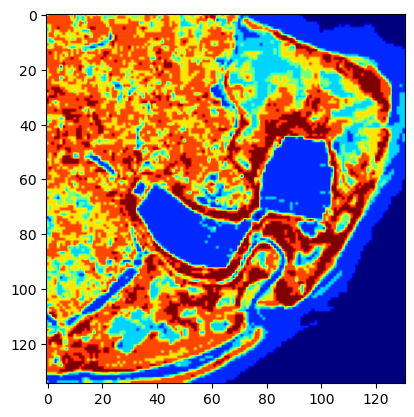
#> input picture output.png, 414 x 417 px
$ jupyter execute Crisp_Edge_Detection.ipynb
#> lines starting #> are read from the running program, lines starting #| are printed output that depends on the picture
[cell 1]
import cv2
import numpy as np

# Load an image from file
image = cv2.imread('output.png')
#> image is the input picture: shape (417, 414, 3); mean B, G, R 126.4, 138.2, 161

if image is not None:
    # Preprocess the image (if necessary)
    # ...

    # Apply edge detection using CATS
    edges = cv2.Canny(image, 100, 200)
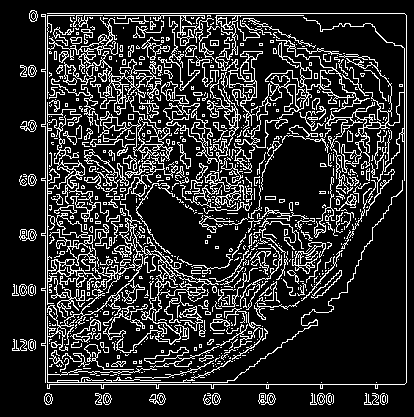
#> edges: shape (417, 414); 17.2% white in thin lines or dots

    # Save the original image and the detected edges to file
    cv2.imwrite('original_image.jpg', image)
    cv2.imwrite('detected_edges.jpg', edges)

    # Display the saved images in your web browser or file explorer
    print("Original image saved as original_image.jpg")
    print("Detected edges saved as detected_edges.jpg")
else:
    print("Error: Could not open the image file.")
